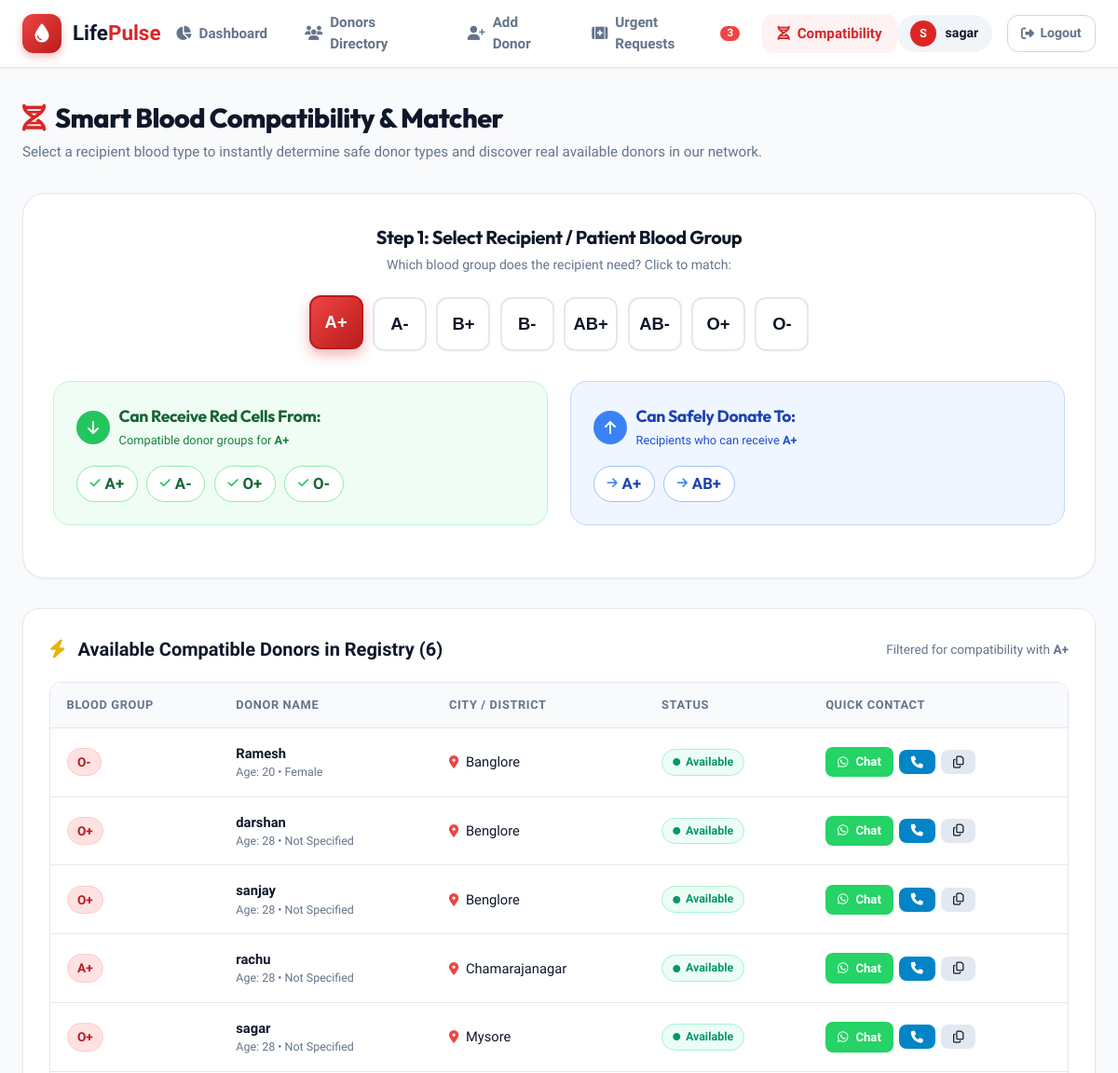
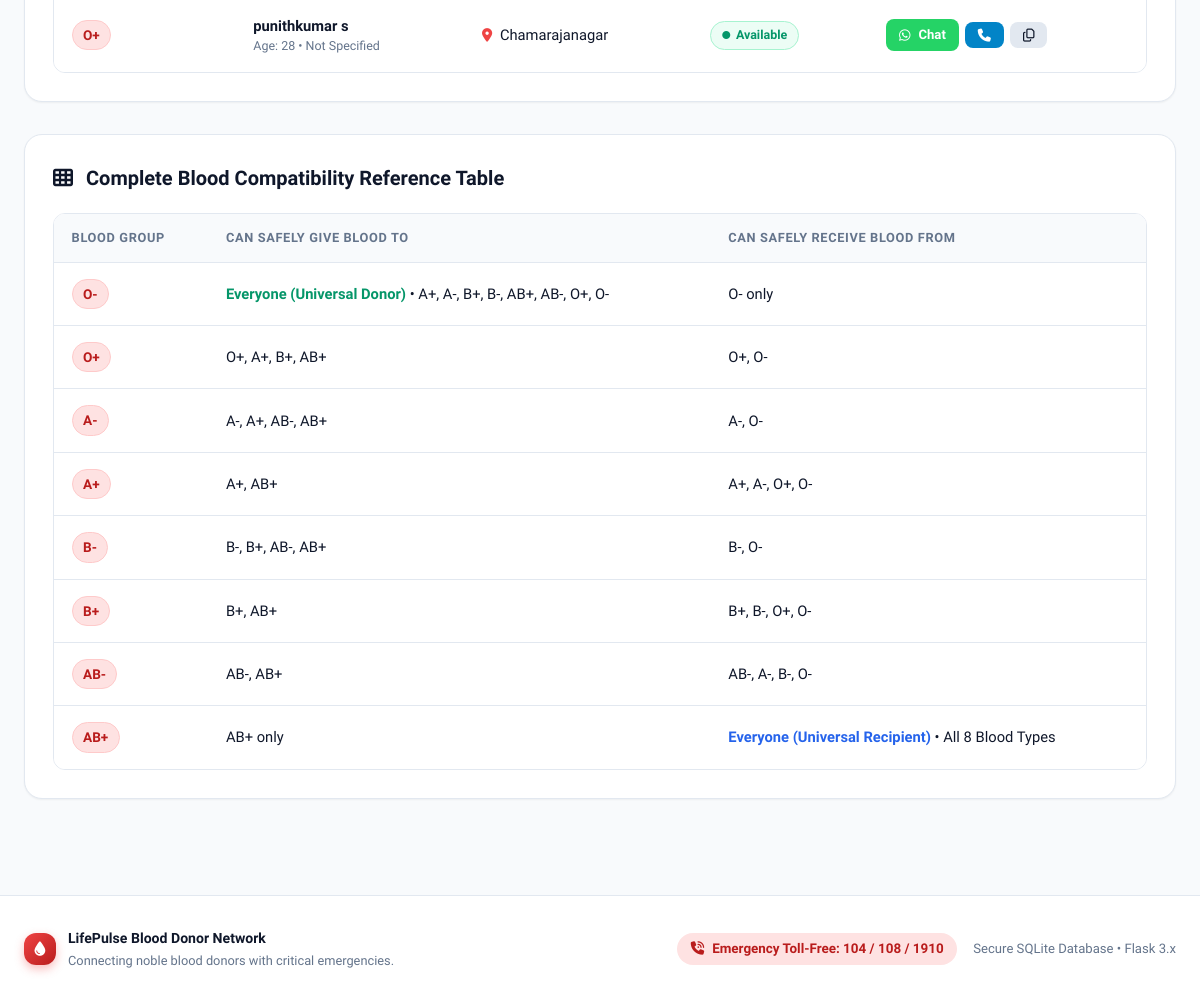
Page /compatibility?blood=A+ (signed in) on the committed database (2 pictures, top to bottom).
### tables this page shows
CREATE TABLE donors(
        id INTEGER PRIMARY KEY,
        name TEXT NOT NULL,
        blood TEXT NOT NULL,
        phone TEXT NOT NULL,
        city TEXT NOT NULL
    , age INTEGER DEFAULT 28, gender TEXT DEFAULT 'Not Specified', status TEXT DEFAULT 'Available', last_donated TEXT DEFAULT '', total_donations INTEGER DEFAULT 1);

### app.py (the view)
@app.route("/compatibility")
def compatibility():
    if "user" not in session:
        return redirect("/login")
    selected_group = request.args.get("blood", "O+").strip().upper()
    if selected_group not in COMPATIBILITY_MATRIX:
        selected_group = "O+"
    comp_data = COMPATIBILITY_MATRIX[selected_group]
    compatible_donors_groups = comp_data["can_receive"]
    conn = get_db()
    c = conn.cursor()
    placeholders = ",".join(["?"] * len(compatible_donors_groups))
    query = f"""
    SELECT * FROM donors
    WHERE UPPER(blood) IN ({placeholders})
    ORDER BY CASE WHEN status='Available' THEN 1 ELSE 2 END, id DESC
    """
    c.execute(query, compatible_donors_groups)
    matching_donors = c.fetchall()
    conn.close()
    return render_template(
        "compatibility.html",
        selected_group=selected_group,
        comp_data=comp_data,
        matching_donors=matching_donors
    )

### app.py (called while the page is built)
def get_db():
    conn = sqlite3.connect(DATABASE)
    conn.row_factory = sqlite3.Row
    return conn

@app.context_processor
def inject_global_data():
    pending_count = 0
    if "user" in session:
        try:
            conn = get_db()
            c = conn.cursor()
            c.execute("SELECT COUNT(*) as cnt FROM blood_requests WHERE status='Pending'")
            row = c.fetchone()
            if row:
                pending_count = row["cnt"]
            conn.close()
        except:
            pass
    return dict(pending_requests_count=pending_count)

### templates/compatibility.html (shortened to what this page needs)
{% extends "base.html" %}
{% block content %}
<div style="margin-bottom: 2rem;">
    <h1 style="font-size: 1.8rem; font-weight: 800; color: var(--secondary); display: flex; align-items: center; gap: 0.65rem;">
        <i class="fa-solid fa-dna" style="color: var(--primary);"></i>
        Smart Blood Compatibility & Matcher
    </h1>
    <p style="color: var(--text-muted); font-size: 0.95rem; margin-top: 0.25rem;">
        Select a recipient blood type to instantly determine safe donor types and discover real available donors in our network.
    </p>
</div>
<div class="compatibility-box">
    <div style="text-align: center; max-width: 650px; margin: 0 auto;">
        <h3 style="font-size: 1.25rem; font-weight: 700; color: var(--secondary);">
            Step 1: Select Recipient / Patient Blood Group
        </h3>
        <p style="font-size: 0.88rem; color: var(--text-muted); margin-top: 0.25rem;">
            Which blood group does the recipient need? Click to match:
        </p>
        <div class="type-selector">
            {% for b in ["A+", "A-", "B+", "B-", "AB+", "AB-", "O+", "O-"] %}
                <button type="button" class="type-btn {% if selected_group == b %}active{% endif %}" onclick="selectBloodGroup('{{ b }}')">
                    {{ b }}
                </button>
            {% endfor %}
        </div>
    </div>
    <div id="matchDisplay">
        <div class="match-results-grid">
            <div class="match-box match-box-receive">
                <div style="display: flex; align-items: center; gap: 0.6rem; margin-bottom: 1rem;">
                    <div style="width: 36px; height: 36px; border-radius: 50%; background: #22c55e; color: white; display: flex; align-items: center; justify-content: center; font-size: 1rem;">
                        <i class="fa-solid fa-arrow-down"></i>
                    </div>
                    <div>
                        <h4 style="font-size: 1.1rem; font-weight: 700; color: #166534;">
                            Can Receive Red Cells From:
                        </h4>
                        <span style="font-size: 0.8rem; color: #15803d;">Compatible donor groups for <strong id="lblSelected">{{ selected_group }}</strong></span>
                    </div>
                </div>
                <div id="receivePills" style="display: flex; flex-wrap: wrap; gap: 0.6rem;">
                    {% for g in comp_data.can_receive %}
                        <span class="blood-pill" style="background: white; border: 1px solid #86efac; color: #166534; font-size: 1.05rem; padding: 0.35rem 0.85rem;">
                            <i class="fa-solid fa-check" style="font-size: 0.8rem; margin-right: 0.3rem; color: #22c55e;"></i> {{ g }}
                        </span>
                    {% endfor %}
                </div>
            </div>
            <div class="match-box match-box-donate">
                <div style="display: flex; align-items: center; gap: 0.6rem; margin-bottom: 1rem;">
                    <div style="width: 36px; height: 36px; border-radius: 50%; background: #3b82f6; color: white; display: flex; align-items: center; justify-content: center; font-size: 1rem;">
                        <i class="fa-solid fa-arrow-up"></i>
                    </div>
                    <div>
                        <h4 style="font-size: 1.1rem; font-weight: 700; color: #1e40af;">
                            Can Safely Donate To:
                        </h4>
                        <span style="font-size: 0.8rem; color: #1d4ed8;">Recipients who can receive <strong id="lblSelected2">{{ selected_group }}</strong></span>
                    </div>
                </div>
                <div id="donatePills" style="display: flex; flex-wrap: wrap; gap: 0.6rem;">
                    {% for g in comp_data.can_donate %}
                        <span class="blood-pill" style="background: white; border: 1px solid #93c5fd; color: #1e40af; font-size: 1.05rem; padding: 0.35rem 0.85rem;">
                            <i class="fa-solid fa-arrow-right" style="font-size: 0.8rem; margin-right: 0.3rem; color: #3b82f6;"></i> {{ g }}
                        </span>
                    {% endfor %}
                </div>
            </div>
        </div>
    </div>
</div>
<div class="card" style="margin-top: 2rem;">
    <div class="card-title">
        <span>
            <i class="fa-solid fa-bolt" style="color: #eab308; margin-right: 0.5rem;"></i>
            Available Compatible Donors in Registry ({{ matching_donors|length }})
        </span>
        <span style="font-size: 0.85rem; font-weight: normal; color: var(--text-muted);">
            Filtered for compatibility with <strong>{{ selected_group }}</strong>
        </span>
    </div>
    {% if matching_donors and matching_donors|length > 0 %}
    <div class="table-responsive">
        <table class="custom-table">
            <thead>
                <tr>
                    <th>Blood Group</th>
                    <th>Donor Name</th>
                    <th>City / District</th>
                    <th>Status</th>
                    <th>Quick Contact</th>
                </tr>
            </thead>
            <tbody>
                {% for d in matching_donors %}
                <tr>
                    <td>
                        <span class="blood-pill">{{ d.blood }}</span>
                    </td>
                    <td>
                        <div style="font-weight: 700; color: var(--secondary);">{{ d.name }}</div>
                        <div style="font-size: 0.78rem; color: var(--text-muted);">
                            Age: {{ d.age if d.age else '25+' }} &bull; {{ d.gender if d.gender else 'Donor' }}
                        </div>
                    </td>
                    <td>
                        <i class="fa-solid fa-location-dot" style="color: #ef4444; font-size: 0.85rem; margin-right: 0.25rem;"></i>
                        <span style="font-weight: 500;">{{ d.city|title }}</span>
                    </td>
                    <td>
                        {% if d.status == 'Available' %}
                            <span class="status-badge status-available">
                                <i class="fa-solid fa-circle" style="font-size: 0.5rem;"></i> Available
                            </span>
                        {% elif d.status == 'Donated Recently' %}
                            <span class="status-badge status-recent">
                                <i class="fa-solid fa-clock" style="font-size: 0.65rem;"></i> Donated Recently
                            </span>
                        {% else %}
                            <span class="status-badge status-unavailable">
                                <i class="fa-solid fa-ban" style="font-size: 0.65rem;"></i> Unavailable
                            </span>
                        {% endif %}
                    </td>
                    <td>
                        <div style="display: flex; gap: 0.4rem; align-items: center;">
                            <a href="https://wa.me/91{{ d.phone|replace(' ', '')|replace('-', '') }}?text=Hello%20{{ d.name }}%2C%20we%20have%20an%20urgent%20match%20for%20{{ selected_group }}%20blood%20requirement%20in%20{{ d.city }}.%20Can%20you%20donate%3F"
                               target="_blank" class="btn btn-sm btn-whatsapp" title="WhatsApp Donor">
                                <i class="fa-brands fa-whatsapp"></i> Chat
                            </a>
                            <a href="tel:{{ d.phone }}" class="btn btn-sm btn-call" title="Call Donor">
                                <i class="fa-solid fa-phone"></i>
                            </a>
                            <button onclick="copyToClipboard('{{ d.phone }}', '{{ d.name }}\'s phone')" class="btn btn-sm btn-secondary" title="Copy Number">
                                <i class="fa-regular fa-copy"></i>
                            </button>
                        </div>
                    </td>
                </tr>
                {% endfor %}
            </tbody>
        </table>
    </div>
    {% endif %}
</div>
<div class="card" style="margin-top: 2rem;">
    <div class="card-title">
        <span><i class="fa-solid fa-table-cells" style="color: var(--secondary); margin-right: 0.5rem;"></i> Complete Blood Compatibility Reference Table</span>
    </div>
    <div class="table-responsive">
        <table class="custom-table">
            <thead>
                <tr>
                    <th>Blood Group</th>
                    <th>Can Safely Give Blood To</th>
                    <th>Can Safely Receive Blood From</th>
                </tr>
            </thead>
            <tbody>
                <tr>
                    <td><span class="blood-pill">O-</span></td>
                    <td><strong style="color: #059669;">Everyone (Universal Donor)</strong> &bull; A+, A-, B+, B-, AB+, AB-, O+, O-</td>
                    <td>O- only</td>
                </tr>
                <tr>
                    <td><span class="blood-pill">O+</span></td>
                    <td>O+, A+, B+, AB+</td>
                    <td>O+, O-</td>
                </tr>
                <tr>
                    <td><span class="blood-pill">A-</span></td>
                    <td>A-, A+, AB-, AB+</td>
                    <td>A-, O-</td>
                </tr>
                <tr>
                    <td><span class="blood-pill">A+</span></td>
                    <td>A+, AB+</td>
                    <td>A+, A-, O+, O-</td>
                </tr>
                <tr>
                    <td><span class="blood-pill">B-</span></td>
                    <td>B-, B+, AB-, AB+</td>
                    <td>B-, O-</td>
                </tr>
                <tr>
                    <td><span class="blood-pill">B+</span></td>
                    <td>B+, AB+</td>
                    <td>B+, B-, O+, O-</td>
                </tr>
                <tr>
                    <td><span class="blood-pill">AB-</span></td>
                    <td>AB-, AB+</td>
                    <td>AB-, A-, B-, O-</td>
                </tr>
                <tr>
                    <td><span class="blood-pill">AB+</span></td>
                    <td>AB+ only</td>
                    <td><strong style="color: #2563eb;">Everyone (Universal Recipient)</strong> &bull; All 8 Blood Types</td>
                </tr>
            </tbody>
        </table>
    </div>
</div>
{% endblock %}

### templates/base.html (shortened to what this page needs)
<!DOCTYPE html>
<html lang="en">
<head>
    <link rel="stylesheet" href="https://cdnjs.cloudflare.com/ajax/libs/font-awesome/6.5.1/css/all.min.css">
    <link rel="stylesheet" href="{{ url_for('static', filename='style.css') }}">
</head>
<body>
    <nav class="navbar">
        <div class="nav-container">
            <a href="/" class="brand-logo">
                <div class="brand-icon">
                    <i class="fa-solid fa-droplet"></i>
                </div>
                <span>Life<span style="color: var(--primary);">Pulse</span></span>
            </a>
            <ul class="nav-links" id="navLinks">
                <li class="nav-item">
                    <a href="/" class="{% if request.path == '/' %}active{% endif %}">
                        <i class="fa-solid fa-chart-pie"></i> Dashboard
                    </a>
                </li>
                <li class="nav-item">
                    <a href="/donors" class="{% if request.path == '/donors' or request.path == '/view' %}active{% endif %}">
                        <i class="fa-solid fa-users"></i> Donors Directory
                    </a>
                </li>
                <li class="nav-item">
                    <a href="/add_donor" class="{% if request.path == '/add_donor' %}active{% endif %}">
                        <i class="fa-solid fa-user-plus"></i> Add Donor
                    </a>
                </li>
                <li class="nav-item">
                    <a href="/requests" class="{% if request.path == '/requests' %}active{% endif %}">
                        <i class="fa-solid fa-kit-medical"></i> Urgent Requests
                        {% if pending_requests_count is defined and pending_requests_count > 0 %}
                            <span class="nav-badge">{{ pending_requests_count }}</span>
                        {% endif %}
                    </a>
                </li>
                <li class="nav-item">
                    <a href="/compatibility" class="{% if request.path == '/compatibility' %}active{% endif %}">
                        <i class="fa-solid fa-dna"></i> Compatibility
                    </a>
                </li>
            </ul>
            <div class="nav-user">
                {% if session.get('user') %}
                    <div class="user-pill" title="Logged in user">
                        <div class="user-avatar">
                            {{ session.get('user', 'U')[0]|upper }}
                        </div>
                        <span>{{ session.get('user') }}</span>
                    </div>
                    <a href="/logout" class="btn-logout" title="Sign Out">
                        <i class="fa-solid fa-right-from-bracket"></i>
                        <span>Logout</span>
                    </a>
                {% else %}
                    <a href="/login" class="btn btn-primary btn-sm">Login</a>
                {% endif %}
            </div>
        </div>
    </nav>
    <main class="main-wrapper">
        {% block content %}{% endblock %}
    </main>
    <footer class="footer">
        <div class="footer-container">
            <div style="display: flex; align-items: center; gap: 0.75rem;">
                <div class="brand-icon" style="width: 32px; height: 32px; font-size: 0.9rem;">
                    <i class="fa-solid fa-droplet"></i>
                </div>
                <div>
                    <strong style="color: var(--secondary);">LifePulse Blood Donor Network</strong>
                    <p style="font-size: 0.8rem; margin-top: 0.15rem;">Connecting noble blood donors with critical emergencies.</p>
                </div>
            </div>
            <div style="display: flex; align-items: center; gap: 1rem; flex-wrap: wrap;">
                <div class="emergency-pill">
                    <i class="fa-solid fa-phone-volume"></i> Emergency Toll-Free: 104 / 108 / 1910
                </div>
                <span style="font-size: 0.82rem;">Secure SQLite Database • Flask 3.x</span>
            </div>
        </div>
    </footer>
</body>
</html>

### rows in the picture
donors: get "sagar", blood "O+", name "sagar", age "28", gender "Not Specified", city "Mysore", status "Available" (drawn)
donors: blood "O-", name "Ramesh", age "20", gender "Female", city "Banglore", status "Available" (drawn)
donors: blood "O+", name "darshan", age "28", gender "Not Specified", city "Benglore", status "Available" (drawn)
donors: blood "O+", name "sanjay", age "28", gender "Not Specified", city "Benglore", status "Available" (drawn)
donors: blood "A+", name "rachu", age "28", gender "Not Specified", city "Chamarajanagar", status "Available" (drawn)
donors: blood "O+", name "punithkumar s", age "28", gender "Not Specified", city "Chamarajanagar", status "Available" (drawn)

### other values in the picture
{{ pending_requests_count }} "3"
{{ session.get('user', 'U')[0]|upper }} "S"
{{ b }} "A+" "A-" "B+" "B-" "AB+" "AB-" "O+" "O-"
{{ selected_group }} "A+"
{{ g }} "A+" "A-" "O+" "O-"
{{ g }} "A+" "AB+"
{{ matching_donors|length }} "6"
